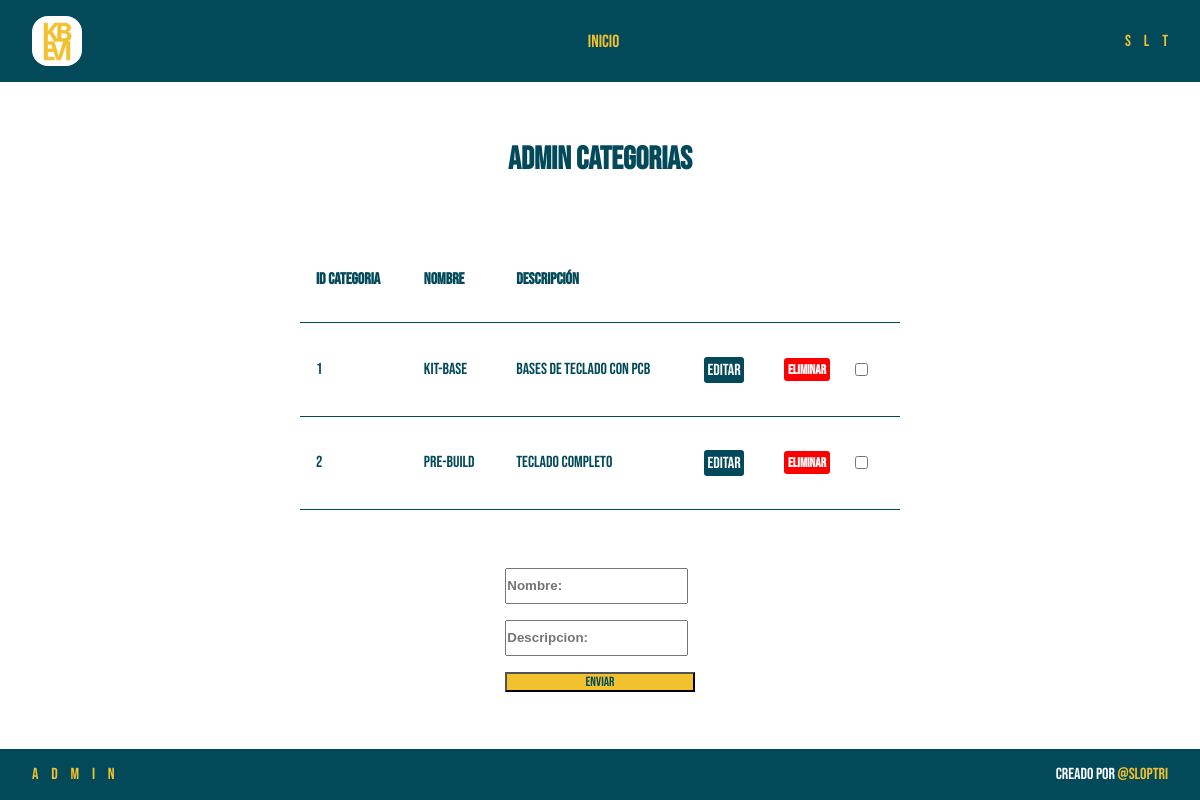
The app's page /admin/categorias/admin_categorias.php with its own data.
### tables this page shows
CREATE TABLE `categoria` (
  `IdCategoria` int(10) NOT NULL,
  `Nombre` varchar(40) NOT NULL,
  `Descripción` varchar(100) NOT NULL
);

### admin/categorias/admin_categorias.php (the view, shortened to what this page needs)
<?php
    $con = connection();
    $sql = "SELECT * FROM categoria";
    $query = mysqli_query($con,$sql);
?>
<!DOCTYPE html>
<html lang="en">
<head>
    <link rel="stylesheet" href="../../css/styles.css">
</head>
<body>
    <header class="header">
        <img class="header__logo" src="../../img/logo.png" alt="">
        <a href="../index.php" class="header__admin__a">Inicio</a>
        <p class="logo__text">
            <span class="logo__text__letter">S</span>
            <span class="logo__text__letter">L</span>
            <span class="logo__text__letter">T</span>
        </p>
    </header>
    <main class="main__admin">
        <div class="main__admin__text"><h1>ADMIN CATEGORIAS</h1></div>
        <div class="main__admin__db">
        <table class="main__admin__db__table">
                <tr class="main__admin__db__table__tr">
                    <td>Id Categoria</td>
                    <td>Nombre</td>
                    <td>Descripción</td>
                    <td></td>
                </tr>
                <?php
                        while($row = mysqli_fetch_array($query)):
                    ?>
                <tr class="main__admin__db__table__tr">
                    <td><?=$row['IdCategoria']?></td>
                    <td><?=$row['Nombre']?></td>
                    <td><?=$row['Descripción']?></td>
                    <td><a href="update_categoria.php?id=<?=$row['IdCategoria']?>" class="main__admin__db__table__edit">Editar</a></td>
                    <td>
                        <form action="delete_categoria.php" method="post" class="main__admin__db__table__seguro">
                            <button type="submit" class="main__admin__db__table__delete">Eliminar</button>
                            <input type="checkbox" name="seguro" class="main__admin__db__table__delete__seguro">
                        </form>
                    </td>
                </tr>
                <?php endwhile ?>
            </table>
        </div>
        <div class="main__admin__container">
            <form action="create_categoria.php" method="post">
                <article>
                    <input type="text" name="nombre" required  class="main__admin__container__form" placeholder="Nombre:"><br><br>
                </article>
                <article>
                    <input type="text" name="desc" required  class="main__admin__container__form" placeholder="Descripcion:"><br><br>
                </article>
                <button type="submit" class="main__admin__container__form__buttom">Enviar</button>
            </form>
        </div>
    </main>
    <footer class="footer">
        <p class="logo__text">
            <span class="logo__text__letter">A</span>
            <span class="logo__text__letter">D</span>
            <span class="logo__text__letter">M</span>
            <span class="logo__text__letter">I</span>
            <span class="logo__text__letter">N</span>
        </p>
        <p class="footer__container__text">Creado por <a href="#">@Sloptri</a></p>
    </footer>
</body>
</html>

### css/styles.css (style rules this page uses)
* { box-sizing: border-box; margin: 0; padding: 0; }
body { height: 100svh; display: flex; flex-direction: column; }
p, a, h1,td,button { font-family: "Bebas Neue", sans-serif; }
img { width: 100%; height: 100%; }
a { text-decoration: none; color: #024959; }
.logo__text { display: flex; gap: .8rem; color: #F2C12E; }
.logo__text__letter { transition: .3s color; }
.header { display: flex; justify-content: space-between; align-items: center; background-color: #024959; padding: 1rem 2rem; }
.header__logo { width: 50px; height: 50px; border-radius: 1rem; }
.main__admin { display: grid; grid-template-columns: 7fr; flex-grow: 1; }
.footer__container__text a { color: #F2C12E; }
.footer__container__text { color: #ffffff; }
.footer { background-color:#024959; padding: 1rem 2rem; display: flex; flex-direction: row; justify-content: space-between; }
.main__admin__container { display: flex; flex-direction: column; align-items: center; justify-content: center; font-family: Arial, Helvetica, sans-serif; }
.main__admin__container__form { width: 100%; color: #024959; font-weight: bold; }
form { display: flex; flex-direction: column; row-gap: 1rem; color: #024959; }
article { display: flex; column-gap: .4rem; }
.main__admin__container__form__buttom { color: #024959; background-color: #F2C12E; }
.main__admin__text { display: flex; justify-content: center; align-items: center; font-family: Arial, Helvetica, sans-serif; color: #024959; }
.header__admin__a { color:#F2C12E; font-size: 1.1rem; transition: .3s font-size,color; }
.main__admin__db { display: flex; justify-content: center; }
.main__admin__db__table { width: 50%; border-collapse: collapse; color: #024959; }
.main__admin__db__table__tr { border: 1px solid transparent; border-bottom: 1px solid #024959; }
.main__admin__db__table__tr:first-child { font-weight: bold; }
.main__admin__db__table__tr td { padding: 15px; }
.main__admin__db__table__edit { color: white; background-color: #024959; border-radius: 3px; padding: 3.5px; }
.main__admin__db__table__delete { color: white; background-color: red; border-radius: 3px; padding: 3.5px; border: none; font-weight: bold; }
.main__admin__db__table__seguro { display: flex; flex-direction: row; }
.main__admin__db__table__delete__seguro { margin-left: 25px; }

### records on screen
categoria: IdCategoria "1", Nombre "Kit-Base", Descripción "Bases de teclado con pcb"
categoria: IdCategoria "2", Nombre "Pre-Build", Descripción "Teclado Completo"
